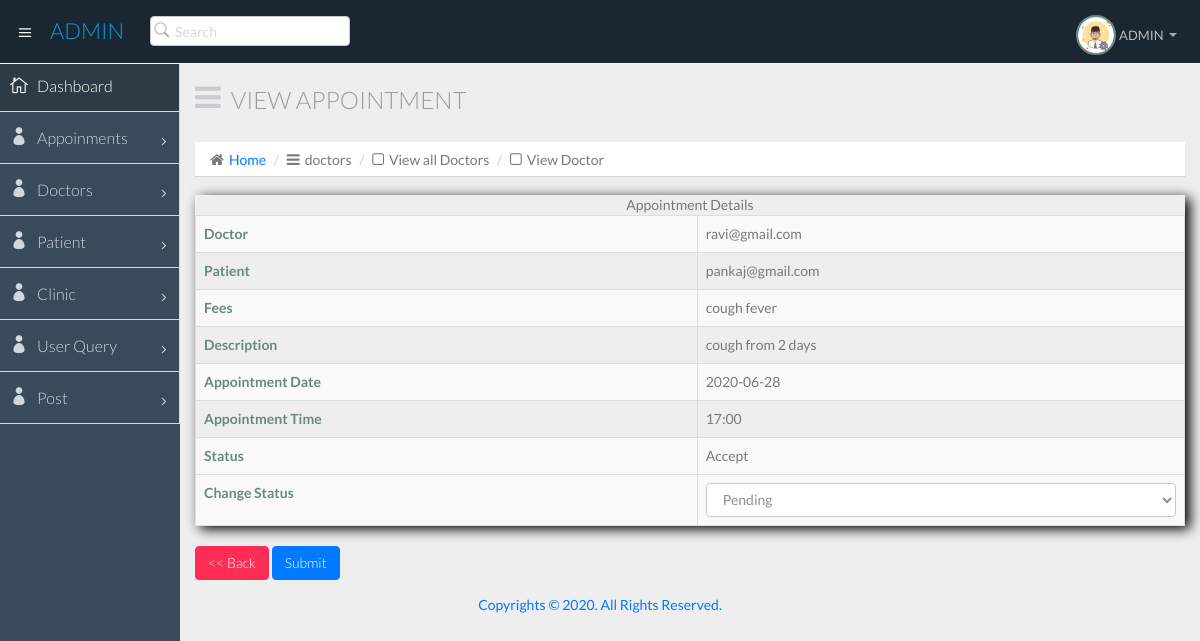
The page /admin/admin_Appointment_view.php?id=2 on the database its author committed.
### tables this page shows
CREATE TABLE `appointment` (
  `id` int(5) NOT NULL,
  `patientemail` varchar(50) DEFAULT NULL,
  `doctoremail` varchar(50) DEFAULT NULL,
  `disease` varchar(40) DEFAULT NULL,
  `description` varchar(200) DEFAULT NULL,
  `apptime` varchar(50) DEFAULT NULL,
  `appdate` varchar(50) DEFAULT NULL,
  `status` varchar(30) DEFAULT NULL
);

### admin/admin_Appointment_view.php (the view, shortened to what this page needs)
<?php
require('./comnpages/config.php');
?>
<!DOCTYPE html>
<html lang="en">
  <head>
    <link href="css/bootstrap.min.css" rel="stylesheet">
    <link href="css/bootstrap-theme.css" rel="stylesheet">
    <link href="css/elegant-icons-style.css" rel="stylesheet" />
    <link href="css/font-awesome.min.css" rel="stylesheet" />
    <link href="css/style.css" rel="stylesheet">
    <link href="css/style-responsive.css" rel="stylesheet" />
  </head>
  <body>
  <section id="container" class="">
      <?php require('./comnpages/header.php'); ?>
	   <?php require('./comnpages/side.php'); ?>
      <section id="main-content">
          <section class="wrapper">
		  <div class="row">
				<div class="col-lg-12">
					<h3 class="page-header"><i class="fa fa fa-bars"></i>View Appointment</h3>
					<ol class="breadcrumb">
						<li><i class="fa fa-home"></i><a href="index.html">Home</a></li>
						<li><i class="fa fa-bars"></i>doctors</li>
						<li><i class="fa fa-square-o"></i>View all Doctors</li>
						<li><i class="fa fa-square-o"></i>View Doctor</li>
					</ol>
				</div>
			<div class="col-lg-12">
			<div class="box box-primary"  >
		<?php
			$update_id=$_REQUEST['id'];
			$c_select = mysqli_query($conn,"SELECT * FROM appointment WHERE id='$update_id'");
			$data_row = mysqli_fetch_array($c_select);
				?>
				<div bgcolor="white"  style=" box-shadow:5px 3px 12px black;" >
				 <table id="example1" class="table table-bordered table-striped">
               			<caption> Appointment  Details </caption>
                <tr>
                  <th>Doctor</th>	<td> <?php echo $data_row['doctoremail']; ?> </td>
				</tr>
				<tr>
                  <th>Patient</th>	<td> <?php echo $data_row['patientemail']; ?> </td>
				</tr>
				<tr>
                  <th>Fees</th><td> <?php echo $data_row['disease']; ?> </td>
                </tr>
				<tr>
				  <th>Description</th> <td> <?php echo $data_row['description']; ?> </td>
				</tr>
				<tr>
				  <th>Appointment Date</th> <td> <?php echo $data_row['appdate']; ?> </td>
				</tr>
				<tr>
				  <th>Appointment Time</th> <td> <?php echo $data_row['apptime']; ?> </td>
				</tr>
				<tr>
				  <th>Status</th> <td> <?php echo $data_row['status']; ?> </td>
				</tr>
				<form method="post">
				<tr>
				  <th>Change Status</th> <td>
				  <select name="status" class="form-control">
				  <option value="Pending">Pending</option>
				  </select>
				  </td>
				</tr>
				 </table>
				 </div>
			  <div class="box-footer">
					 <a  href="./admin_Doctors.php" class="btn btn-danger"> << Back</a>
                     <input type = "submit" value="Submit" name="submit" class="btn btn-primary">
                  </div>
				</div>
            </div>
           </div>
          </section>
      </section>
		  <?php include("./comnpages/credit.php");?>
  </section>
  </body>
</html>

### rows shown on the page
appointment: doctoremail "ravi@gmail.com", patientemail "pankaj@gmail.com", disease "cough fever", description "cough from 2 days", appdate "2020-06-28", apptime "17:00", status "Accept"
